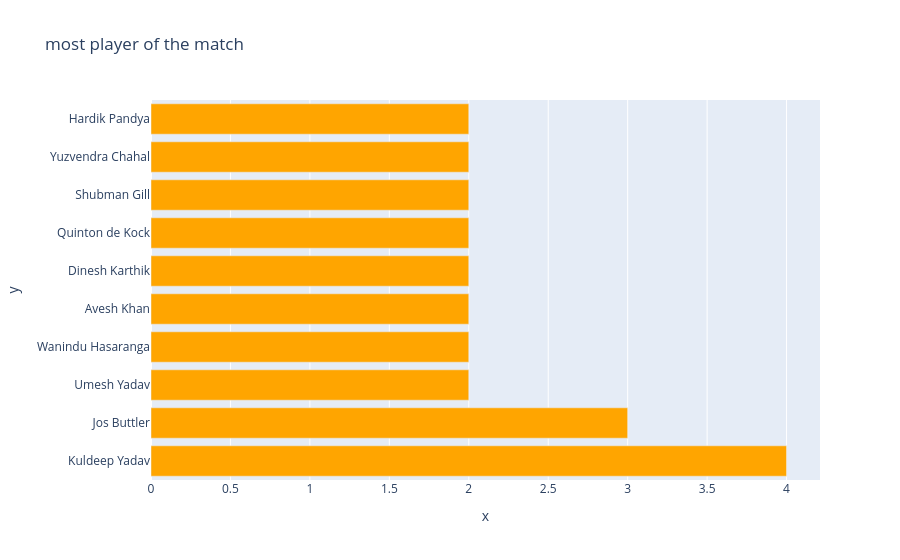

The notebook cell this image was saved under:
### Code cell
count=df['player_of_the_match'].value_counts().head(10)

fig=px.bar(count,y=count.index,x=count.values,color_discrete_sequence=["orange"],title="most player of the match")
fig.show()

### Figure 1 — Plotly figure (JSON) as saved in the notebook; plotly's stock layout.template omitted (floating-point values rounded to 4 significant figures)
{"data": [{"hovertemplate": "x=%{x}<br>y=%{y}<extra></extra>", "legendgroup": "", "marker": {"color": "orange", "pattern": {"shape": ""}}, "name": "", "orientation": "h", "showlegend": false, "textposition": "auto", "type": "bar", "x": [4, 3, 2, 2, 2, 2, 2, 2, 2, 2], "xaxis": "x", "y": ["Kuldeep Yadav", "Jos Buttler", "Umesh Yadav", "Wanindu Hasaranga", "Avesh Khan", "Dinesh Karthik", "Quinton de Kock", "Shubman Gill", "Yuzvendra Chahal", "Hardik Pandya"], "yaxis": "y"}], "layout": {"barmode": "relative", "legend": {"tracegroupgap": 0}, "title": {"text": "most player of the match"}, "xaxis": {"anchor": "y", "domain": [0, 1], "title": {"text": "x"}}, "yaxis": {"anchor": "x", "domain": [0, 1], "title": {"text": "y"}}}}
